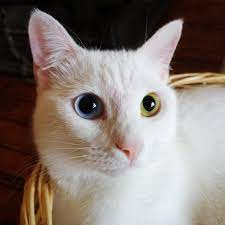
#> input picture cat2.jpg, 225 x 225 px
$ python contour_detection.py
#> lines starting #> are read from the running program, lines starting #| are printed output that depends on the picture; after the words box and inside, x2 and y2 are one past the last pixel; in counts of white or black regions, pixels touching at a corner belong together
import cv2 as cv
import numpy as np

img = cv.imread('cat2.jpg')
#> img is the input picture: shape (225, 225, 3); mean B, G, R 115.4, 121.4, 133.3
cv.imshow('Cat', img)

blank = np.zeros(img.shape, dtype='uint8')

gray= cv.cvtColor(img, cv.COLOR_BGR2GRAY)
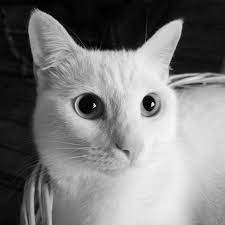
#> gray: shape (225, 225); min 0, max 251, mean 124.3

canny = cv.Canny(img, 125,175)
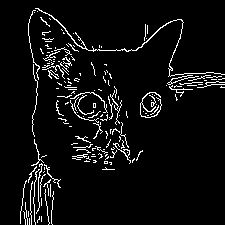
#> canny: shape (225, 225); 5.7% white in thin lines or dots, all inside (x1, y1, x2, y2) = (20, 8, 225, 225)
cv.imshow('Canny', canny)

ret, thresh = cv.threshold(gray, 125, 255, cv.THRESH_BINARY)
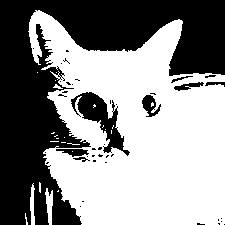
#> thresh: shape (225, 225); 55.1% white; 42 black regions (33 under 20 px)
cv.imshow('Thresh', thresh)

contours, hierarchies = cv.findContours(thresh, cv.RETR_LIST, cv.CHAIN_APPROX_NONE)
#> contours = 91 contours, 80 with area under 20; largest, box (x1, y1, x2, y2) and area: (28, 10, 225, 225) 28932, (70, 91, 131, 157) 1424, (141, 94, 162, 118) 274, (55, 148, 90, 158) 194, (173, 81, 205, 92) 166
print(f'{len(contours)} contour(s) found!')
#| 91 contour(s) found!

cv.drawContours(blank,contours,-1, (0,0,255), 1)
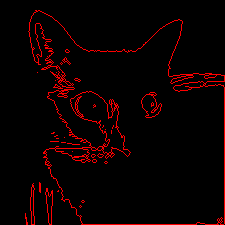
#> blank: shape (225, 225, 3); mean of channels 0, 1, 2 0, 0, 11.8; drawn as B, G, R
cv.imshow('Blank contour', blank)

cv.waitKey(0)
